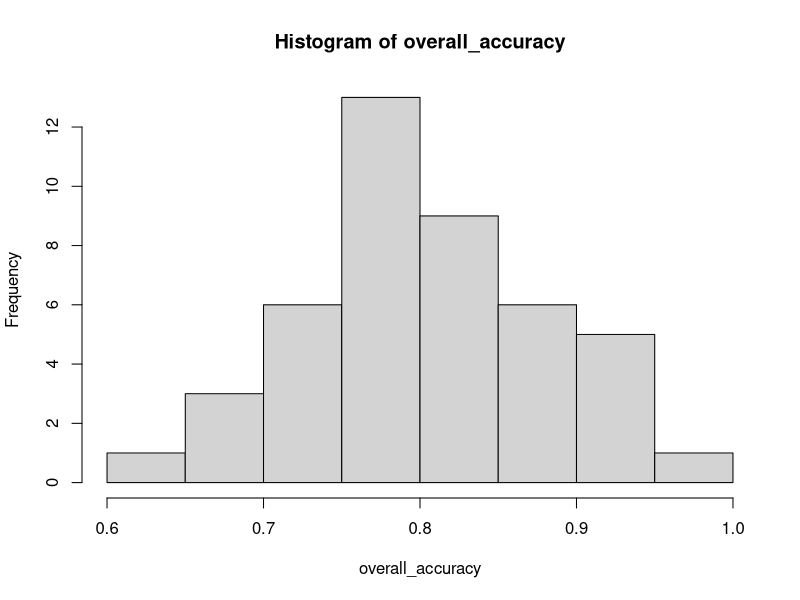
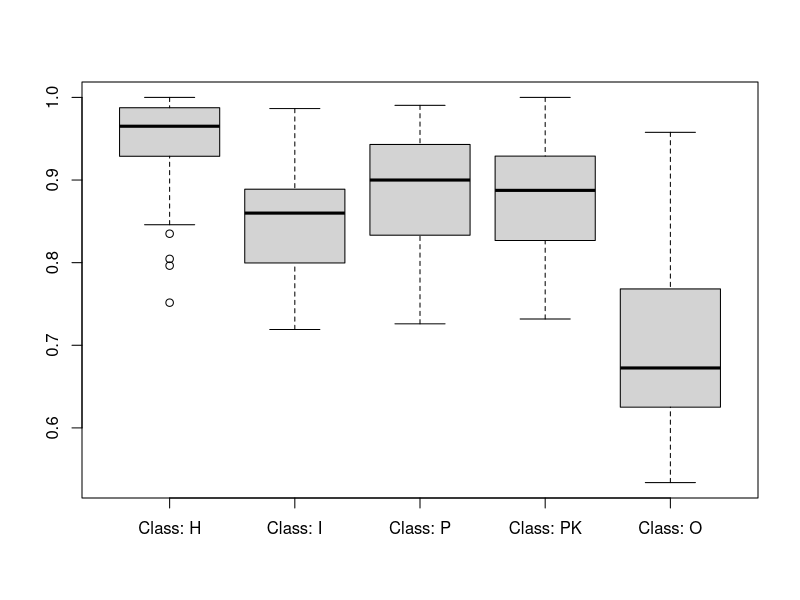

These charts were generated, in order, by the following R code:


expert <- read.csv("data/converted_experts_classification.csv")


# -------------------> select minimum of species for comparison 


expert <- expert[,9:ncol(expert)]

#generate experts pairs
pairs <- combn(colnames(expert), 2)

#n species in common between pairs
common_sp <- sapply(1:ncol(pairs), function (x) {
  
  combination <- pairs[,x] 
  common <- which(!is.na(expert[,combination[1]])) %in%  which(!is.na(expert[,combination[2]]))
  table(common)["TRUE"]
})#eo sapply 

min_n_sp <- 50
pairs_s <- pairs[,which(common_sp > min_n_sp)]



# ------------------------> calculate agreement

nsp_compared <-  sapply(1:ncol(pairs_s), function(x) {     
  
df <- na.omit(data.frame( x = expert[,pairs_s[1,x]], y = expert[,pairs_s[2,x]]))

common_guilds <- intersect(unique(df[,1]),unique(df[,2]))

df <- df[which(df$x %in% common_guilds),]
df <- df[which(df$y %in% common_guilds),]

dim(df)[1]

})

overall_agreement <- lapply(1:ncol(pairs_s), function(x) {
  

    df <- na.omit(data.frame( x = expert[,pairs_s[1,x]], y = expert[,pairs_s[2,x]]))
    
    common_guilds <- intersect(unique(df[,1]),unique(df[,2]))
    
    df <- df[which(df$x %in% common_guilds),]
    df <- df[which(df$y %in% common_guilds),]
    
    xtab <- table(df[,1], df[,2])
    caret::confusionMatrix(xtab)
    
})#eo lapply


#calculate overall accuracy
overall_accuracy <- sapply(1:length(overall_agreement), function(x) {
  
  overall_agreement [[x]]$overall[1]
  
})#eo lapply


weighted_agreement <- sum(overall_accuracy * nsp_compared) / sum(nsp_compared)

weighted_agreement


#accuracy per guild

accuracies_class <- lapply(1:length(overall_agreement), function(x) {

  cat(x,"\n")  
overall_agreement[[x]]$byClass[,11]
  
})#eo lapply

accuracies_class_df <- lapply(accuracies_class, function(x) {
  
  as.data.frame(t(x))
  
})#eo lapply

accuracies_class_values <- plyr:::rbind.fill(accuracies_class_df)

accuracies_class_values_wm <- apply(accuracies_class_values,2, function(x)
  
                          x * nsp_compared 
  )

accuracies_class_values_wm <- apply(accuracies_class_values_wm,2, function(x) {
  
        sum(x[!is.na(x)])/sum(nsp_compared[!is.na(x)])  
  
})



# -------------> plots figure 1

hist(overall_accuracy)
boxplot(accuracies_class_values )

